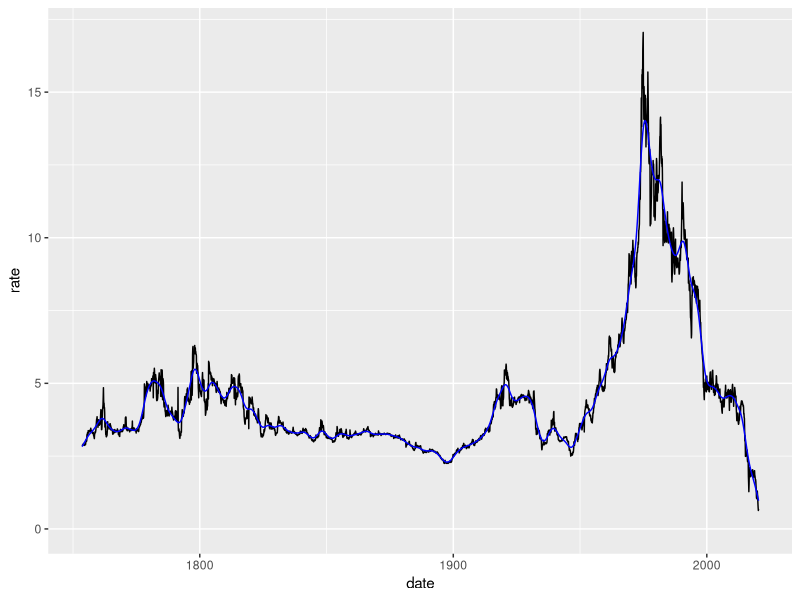

Write the R code that produced this figure.
## ---- chunk 1
knitr::opts_chunk$set(echo = TRUE)
library(tidyverse)
library(lubridate)


## ---- chunk 2
lngRate <- read_csv("UKlongtermrate.csv")
lngRate <- lngRate %>%
  mutate(date = dmy(paste("1", lngRate$Month, lngRate$Year, sep = "-")))
## ---- chunk 3
ggplot(lngRate) + geom_line(aes(x = date, y = rate)) + ylim(0,NA) + 
  geom_line(aes(x = date, y = smooth.spline(lngRate$rate, spar = 0.4)$y), colour = "blue")

